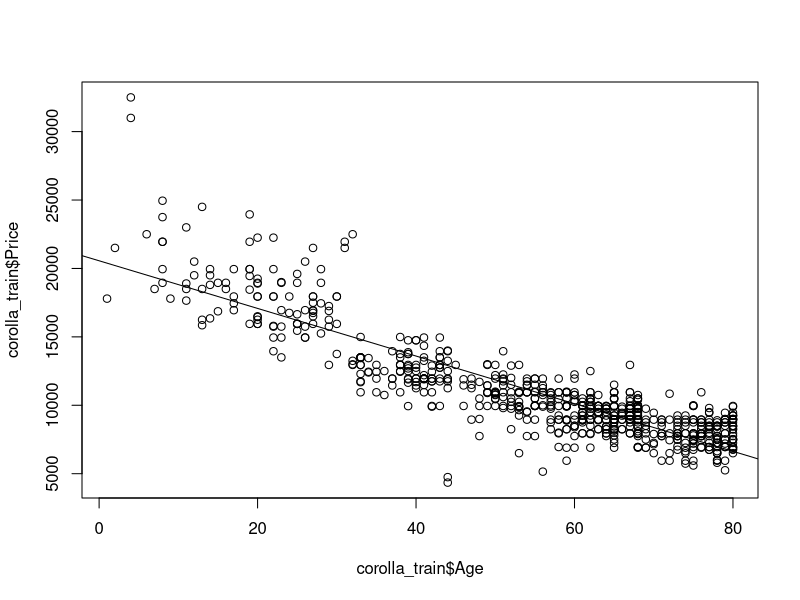
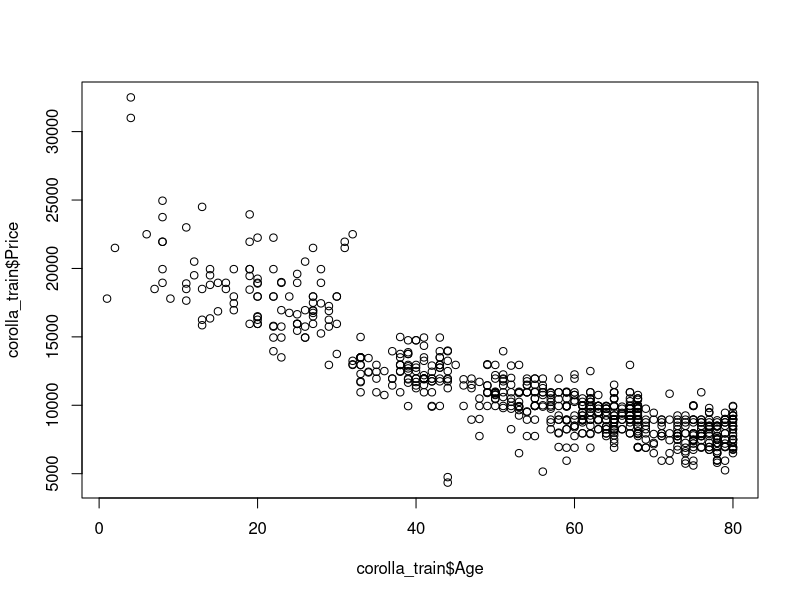

Recreate these plots in R, in order.
corolla = read.csv('ToyotaCorolla.csv')
View(corolla)
set.seed(12345)
corolla = corolla[sample(1:dim(corolla)[1]),]
corolla$Age_sqrt = sqrt(corolla$Age)
corolla_train = corolla[1:718,]
corolla_val = corolla[719:1077,]
corolla_test = corolla[1078:1436,]
#Question 1
lm_corolla = lm(Price ~ Age, data=corolla_train)
plot(corolla_train$Age, corolla_train$Price)
abline(lm_corolla)
summary(lm_corolla)
corolla_test_preds = predict(lm_corolla, corolla_test)
rmse = sqrt(mean((corolla_test_preds - corolla_test$Price)^2))
rmse
#Question 2
lm_corolla2 = lm(Price ~ ., data=corolla_train)
plot(corolla_train$Age, corolla_train$Price)
summary(lm_corolla2)

lm_corolla2 = lm(Price ~ ., data=corolla_val)
corolla_test_preds = predict(lm_corolla2, corolla_test)
rmse = sqrt(mean((corolla_test_preds - corolla_test$Price)^2))
rmse

#Question 3
#First Predictor
lm_corolla3 = lm(Price ~ . -Age, data=corolla_train)
lm_val_preds3 = predict(lm_corolla3, corolla_val)
rmse3 = sqrt(mean((lm_val_preds3 - corolla_val$Price)^2))
rmse3

lm_corolla3 = lm(Price ~ . -KM, data=corolla_train)
lm_val_preds3 = predict(lm_corolla3, corolla_val)
rmse3 = sqrt(mean((lm_val_preds3 - corolla_val$Price)^2))
rmse3

lm_corolla3 = lm(Price ~ . -CC, data=corolla_train)
lm_val_preds3 = predict(lm_corolla3, corolla_val)
rmse3 = sqrt(mean((lm_val_preds3 - corolla_val$Price)^2))
rmse3

lm_corolla3 = lm(Price ~ . -HP, data=corolla_train)
lm_val_preds3 = predict(lm_corolla3, corolla_val)
rmse3 = sqrt(mean((lm_val_preds3 - corolla_val$Price)^2))
rmse3

lm_corolla3 = lm(Price ~ . -Weight, data=corolla_train)
lm_val_preds3 = predict(lm_corolla3, corolla_val)
rmse3 = sqrt(mean((lm_val_preds3 - corolla_val$Price)^2))
rmse3

lm_corolla3 = lm(Price ~ . -Doors, data=corolla_train)
lm_val_preds3 = predict(lm_corolla3, corolla_val)
rmse3 = sqrt(mean((lm_val_preds3 - corolla_val$Price)^2))
rmse3

lm_corolla3 = lm(Price ~ . -FuelType, data=corolla_train)
lm_val_preds3 = predict(lm_corolla3, corolla_val)
rmse3 = sqrt(mean((lm_val_preds3 - corolla_val$Price)^2))
rmse3

lm_corolla3 = lm(Price ~ . -Automatic, data=corolla_train)
lm_val_preds3 = predict(lm_corolla3, corolla_val)
rmse3 = sqrt(mean((lm_val_preds3 - corolla_val$Price)^2))
rmse3

lm_corolla3 = lm(Price ~ . -MetColor, data=corolla_train)
lm_val_preds3 = predict(lm_corolla3, corolla_val)
rmse3 = sqrt(mean((lm_val_preds3 - corolla_val$Price)^2))
rmse3

lm_corolla3 = lm(Price ~ . -Age_sqrt, data=corolla_train)
lm_val_preds3 = predict(lm_corolla3, corolla_val)
rmse3 = sqrt(mean((lm_val_preds3 - corolla_val$Price)^2))
rmse3

#Second Predictor with Age 1286.468
lm_corolla3 = lm(Price ~ . -Age -KM, data=corolla_train)
lm_val_preds3 = predict(lm_corolla3, corolla_val)
rmse3 = sqrt(mean((lm_val_preds3 - corolla_val$Price)^2))
rmse3

lm_corolla3 = lm(Price ~ . -Age -CC, data=corolla_train)
lm_val_preds3 = predict(lm_corolla3, corolla_val)
rmse3 = sqrt(mean((lm_val_preds3 - corolla_val$Price)^2))
rmse3

lm_corolla3 = lm(Price ~ . -Age -HP, data=corolla_train)
lm_val_preds3 = predict(lm_corolla3, corolla_val)
rmse3 = sqrt(mean((lm_val_preds3 - corolla_val$Price)^2))
rmse3

lm_corolla3 = lm(Price ~ . -Age -Weight, data=corolla_train)
lm_val_preds3 = predict(lm_corolla3, corolla_val)
rmse3 = sqrt(mean((lm_val_preds3 - corolla_val$Price)^2))
rmse3

lm_corolla3 = lm(Price ~ . -Age -Doors, data=corolla_train)
lm_val_preds3 = predict(lm_corolla3, corolla_val)
rmse3 = sqrt(mean((lm_val_preds3 - corolla_val$Price)^2))
rmse3

lm_corolla3 = lm(Price ~ . -Age -FuelType, data=corolla_train)
lm_val_preds3 = predict(lm_corolla3, corolla_val)
rmse3 = sqrt(mean((lm_val_preds3 - corolla_val$Price)^2))
rmse3

lm_corolla3 = lm(Price ~ . -Age -Automatic, data=corolla_train)
lm_val_preds3 = predict(lm_corolla3, corolla_val)
rmse3 = sqrt(mean((lm_val_preds3 - corolla_val$Price)^2))
rmse3

lm_corolla3 = lm(Price ~ . -Age -MetColor, data=corolla_train)
lm_val_preds3 = predict(lm_corolla3, corolla_val)
rmse3 = sqrt(mean((lm_val_preds3 - corolla_val$Price)^2))
rmse3

lm_corolla3 = lm(Price ~ . -Age -Age_sqrt, data=corolla_train)
lm_val_preds3 = predict(lm_corolla3, corolla_val)
rmse3 = sqrt(mean((lm_val_preds3 - corolla_val$Price)^2))
rmse3

#Third Predictor with Age Automatic 1284.538
lm_corolla3 = lm(Price ~ . -Age -KM -Automatic, data=corolla_train)
lm_val_preds3 = predict(lm_corolla3, corolla_val)
rmse3 = sqrt(mean((lm_val_preds3 - corolla_val$Price)^2))
rmse3

lm_corolla3 = lm(Price ~ . -Age -CC -Automatic, data=corolla_train)
lm_val_preds3 = predict(lm_corolla3, corolla_val)
rmse3 = sqrt(mean((lm_val_preds3 - corolla_val$Price)^2))
rmse3

lm_corolla3 = lm(Price ~ . -Age -HP -Automatic, data=corolla_train)
lm_val_preds3 = predict(lm_corolla3, corolla_val)
rmse3 = sqrt(mean((lm_val_preds3 - corolla_val$Price)^2))
rmse3

lm_corolla3 = lm(Price ~ . -Age -Weight -Automatic, data=corolla_train)
lm_val_preds3 = predict(lm_corolla3, corolla_val)
rmse3 = sqrt(mean((lm_val_preds3 - corolla_val$Price)^2))
rmse3

lm_corolla3 = lm(Price ~ . -Age -Doors -Automatic, data=corolla_train)
lm_val_preds3 = predict(lm_corolla3, corolla_val)
rmse3 = sqrt(mean((lm_val_preds3 - corolla_val$Price)^2))
rmse3

lm_corolla3 = lm(Price ~ . -Age -FuelType -Automatic, data=corolla_train)
lm_val_preds3 = predict(lm_corolla3, corolla_val)
rmse3 = sqrt(mean((lm_val_preds3 - corolla_val$Price)^2))
rmse3

lm_corolla3 = lm(Price ~ . -Age -MetColor -Automatic, data=corolla_train)
lm_val_preds3 = predict(lm_corolla3, corolla_val)
rmse3 = sqrt(mean((lm_val_preds3 - corolla_val$Price)^2))
rmse3

lm_corolla3 = lm(Price ~ . -Age -Age_sqrt -Automatic, data=corolla_train)
lm_val_preds3 = predict(lm_corolla3, corolla_val)
rmse3 = sqrt(mean((lm_val_preds3 - corolla_val$Price)^2))
rmse3

#Third Predictor with Age Automatic MetColor 1282.641
lm_corolla3 = lm(Price ~ . -Age -KM -Automatic -MetColor, data=corolla_train)
lm_val_preds3 = predict(lm_corolla3, corolla_val)
rmse3 = sqrt(mean((lm_val_preds3 - corolla_val$Price)^2))
rmse3

lm_corolla3 = lm(Price ~ . -Age -CC -Automatic -MetColor, data=corolla_train)
lm_val_preds3 = predict(lm_corolla3, corolla_val)
rmse3 = sqrt(mean((lm_val_preds3 - corolla_val$Price)^2))
rmse3

lm_corolla3 = lm(Price ~ . -Age -HP -Automatic -MetColor, data=corolla_train)
lm_val_preds3 = predict(lm_corolla3, corolla_val)
rmse3 = sqrt(mean((lm_val_preds3 - corolla_val$Price)^2))
rmse3

lm_corolla3 = lm(Price ~ . -Age -Weight -Automatic -MetColor, data=corolla_train)
lm_val_preds3 = predict(lm_corolla3, corolla_val)
rmse3 = sqrt(mean((lm_val_preds3 - corolla_val$Price)^2))
rmse3

lm_corolla3 = lm(Price ~ . -Age -Doors -Automatic -MetColor, data=corolla_train)
lm_val_preds3 = predict(lm_corolla3, corolla_val)
rmse3 = sqrt(mean((lm_val_preds3 - corolla_val$Price)^2))
rmse3

lm_corolla3 = lm(Price ~ . -Age -FuelType -Automatic -MetColor, data=corolla_train)
lm_val_preds3 = predict(lm_corolla3, corolla_val)
rmse3 = sqrt(mean((lm_val_preds3 - corolla_val$Price)^2))
rmse3

lm_corolla3 = lm(Price ~ . -Age -Age_sqrt -Automatic -MetColor, data=corolla_train)
lm_val_preds3 = predict(lm_corolla3, corolla_val)
rmse3 = sqrt(mean((lm_val_preds3 - corolla_val$Price)^2))
rmse3

#Fourth Predictor with Age Automatic MetColor Doors 1281.702
lm_corolla3 = lm(Price ~ . -Age -KM -Automatic -MetColor -Doors, data=corolla_train)
lm_val_preds3 = predict(lm_corolla3, corolla_val)
rmse3 = sqrt(mean((lm_val_preds3 - corolla_val$Price)^2))
rmse3

lm_corolla3 = lm(Price ~ . -Age -CC -Automatic -MetColor -Doors, data=corolla_train)
lm_val_preds3 = predict(lm_corolla3, corolla_val)
rmse3 = sqrt(mean((lm_val_preds3 - corolla_val$Price)^2))
rmse3

lm_corolla3 = lm(Price ~ . -Age -HP -Automatic -MetColor -Doors, data=corolla_train)
lm_val_preds3 = predict(lm_corolla3, corolla_val)
rmse3 = sqrt(mean((lm_val_preds3 - corolla_val$Price)^2))
rmse3

lm_corolla3 = lm(Price ~ . -Age -Weight -Automatic -MetColor -Doors, data=corolla_train)
lm_val_preds3 = predict(lm_corolla3, corolla_val)
rmse3 = sqrt(mean((lm_val_preds3 - corolla_val$Price)^2))
rmse3

lm_corolla3 = lm(Price ~ . -Age -FuelType -Automatic -MetColor -Doors, data=corolla_train)
lm_val_preds3 = predict(lm_corolla3, corolla_val)
rmse3 = sqrt(mean((lm_val_preds3 - corolla_val$Price)^2))
rmse3

lm_corolla3 = lm(Price ~ . -Age -Age_sqrt -Automatic -MetColor -Doors, data=corolla_train)
lm_val_preds3 = predict(lm_corolla3, corolla_val)
rmse3 = sqrt(mean((lm_val_preds3 - corolla_val$Price)^2))
rmse3

#We dont include the last model test since it did not decrease RMSE
lm_corolla3 = lm(Price ~ . -Age -Doors -Automatic -MetColor, data=corolla_train)
lm_val_preds3 = predict(lm_corolla3, corolla_test)
rmse3 = sqrt(mean((lm_val_preds3 - corolla_test$Price)^2))
rmse3